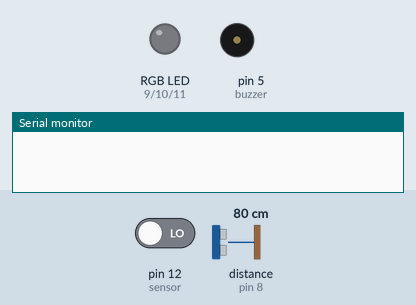
This sketch was run on a simulated Arduino Uno, built with avr-gcc and run on an emulated ATmega328P. Parts: an RGB LED mixed from three pins (HIGH = lit), buzzer (waves = sounding, pin HIGH), the last lines printed to the serial monitor. The inputs (shaded band) are chosen by the test bench; at power-on: pin 12 (sensor) LOW, distance to the obstacle (sensor on pin 8) 80 cm. The echo pulse lasts 58.3 µs per cm; dim RGB values are drawn brighter than linear; pins used as bus, display or sensor lines are not drawn.

Above: at 1.2 s.
1.3 s: pin 12 (sensor) driven HIGH
At 2.2 s:
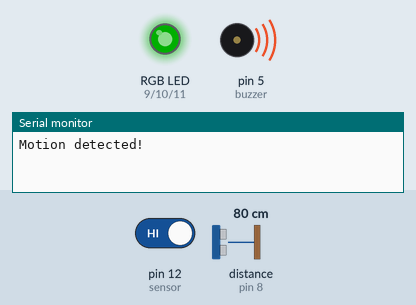
2.8 s: distance to the obstacle (sensor on pin 8) set to 2 cm
At 3.8 s:
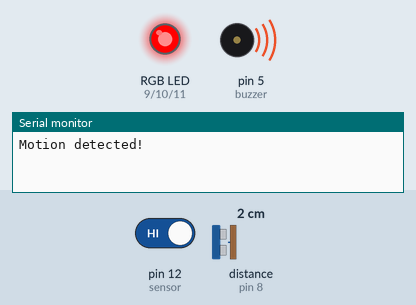
4.3 s: pin 12 (sensor) driven LOW
At 5.8 s:
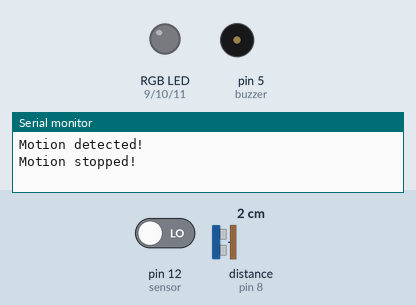
Timing chart, 0 to 7.3 s (numbered marks = the images above; inputs shaded):
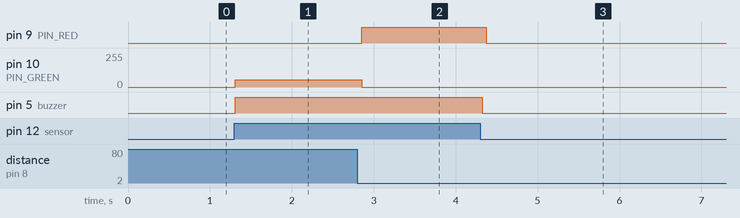

Measured:
- after the input at 1.3 s, pin 10 (PIN_GREEN): 0/255 → 54/255 at once; pin 5 (buzzer): LOW → HIGH at once
- after the input at 2.8 s, pin 9 (PIN_RED): LOW → HIGH after 0.05 s; pin 10 (PIN_GREEN): 54/255 → 0/255 after 0.05 s
- after the input at 4.3 s, pin 9 (PIN_RED): HIGH → LOW after 0.07 s; pin 5 (buzzer): HIGH → LOW at once

The sketch:

final.ino
```cpp
// libraries
#include <IRremote.h> //Library for remote

// constants
#define listsize 3                           //# of elements in the code list
#define maxDistance 100                      // upper range of distances to active LED
#define mid2highDistance maxDistance / 3 * 2 // upper middle range of distances to active LED
#define mid2lowDistance maxDistance / 3      // lower middle range of distances to active LED
#define minDistance 0                        // lower range of distances to active LED

// button codes:
// custom remote command
#define benter 11
#define breset 15
#define bnew 19

// School remote commands
// #define benter 25
// #define breset 13
// #define bnew 21

// pins
const int IR_RECEIVE_PIN = 7;
const int sensor = 12;
const int buzzer = 5;
const int echoPin = 8;
const int trigPin = 6;

// LED pins
const int PIN_RED = 9;
const int PIN_GREEN = 10;
const int PIN_BLUE = 11;

// passcode
int code[] = {12, 13, 14};

// variables
int inputs[listsize]; // list to hold inputed codes
int i = 0;            // variable to store code index
int state = LOW;      // by default, no motion detected
int sensorpower = 1;  // variable to store if sensor should be on or off

void setup()
{
    //  begin processes
    Serial.begin(9600);
    IrReceiver.begin(IR_RECEIVE_PIN);
    // set pinmodes
    pinMode(PIN_RED, OUTPUT);
    pinMode(PIN_GREEN, OUTPUT);
    pinMode(PIN_BLUE, OUTPUT);
    pinMode(buzzer, OUTPUT);
    pinMode(trigPin, OUTPUT);
    pinMode(echoPin, INPUT);
    pinMode(sensor, INPUT);
}

void loop()
{
    sense();  // check if pir is active
    remote(); // check for any remote inputs
}

bool listequal(int list1[listsize], int list2[listsize]) // Function to check if lists are equal
{

    for (int i = 0; i < listsize; i++) // increments until end of list
    {
        // Serial.println(list1[i]);
        // Serial.println(list2[i]);
        if (list1[i] != list2[i]) // Checks if this index is equal
            return false;         // if any of them aren't equal its not equal
    }
    return true; // if the for loop completes then they are equal
}

void sense()
{
    int val = digitalRead(sensor);           // read sensor value
    if ((val == HIGH) && (sensorpower == 1)) // check if the sensor is HIGH and if the alarm system is on
    {
        distanceSense(); // checks distance from the board
        delay(50);       // delay 50 milliseconds

        if (state == LOW) // place things that should only be done once per movement here
        {
            Serial.println("Motion detected!");
            state = HIGH; // update variable state to HIGH
        }
    }
    else
    {
        digitalWrite(buzzer, LOW); // turns buzzer off
        delay(50);                 // delay 50 milliseconds

        if (state == HIGH) // place things that should only be done once per movement here
        {
            setColor(0, 0, 0); // turns led off
            state = LOW;       // update variable state to LOW
            Serial.println("Motion stopped!");
        }
    }
}

void remote()
{
    if (IrReceiver.decode()) // check if the reveiver is working and if there is data in buffer
    {
        if (IrReceiver.decodedIRData.flags != 1) // checks if the pin is repeated (stops multiple inputs from one button press)
        {
            uint32_t command = IrReceiver.decodedIRData.command; // Gets the data from
            switch (command)
            {                                      // Checks what button was pressed
            case breset:                           // sreset
                memset(inputs, 0, sizeof(inputs)); // resets the inputed code
                i = 0;                             // resets incrementer
                break;                             // exits switch case
            case bnew:                             // custom code
                if (sensorpower != 0)              // if the alarm is not off then break
                    break;                         // exits switch case
                for (int i = 0; i < listsize; i++) // increments until end of list
                {
                    code[i] = inputs[i]; // replaces the code list with the number inputed
                }
                memset(inputs, 0, sizeof(inputs)); // resets the inputed code
                break;                             // exits switch case
            case benter:                           // Enter
                if (listequal(inputs, code))       // Checks if inputed code is equal to passcode
                {
                    Serial.println("correct code");
                    sensorpower = 0; // turns off the alarm system
                }
                else
                {
                    Serial.println("wrong code");
                    sensorpower = 1; // turns on the alarm system
                }
                memset(inputs, 0, sizeof(inputs)); // resets the inputed code
                i = 0;                             // resets incrementer
                break;                             // exits switch case
            default:                               // if no other cases activate
                inputs[i] = command;               // sets the list at index i to current button press
                i++;                               // increments the index counter
                break;                             // exits switch case
            }
        }
        IrReceiver.resume(); // gets next button from the IR
    }
}

void distanceSense()
{
    // Clears the trigPin condition
    digitalWrite(trigPin, LOW);
    delayMicroseconds(2);

    // Sets the trigPin HIGH (ACTIVE) for 10 microseconds
    digitalWrite(trigPin, HIGH);
    delayMicroseconds(10);
    digitalWrite(trigPin, LOW);

    // Reads the echoPin, returns the sound wave travel time in microseconds
    int duration = pulseIn(echoPin, HIGH);

    // Calculating the distance
    int distance = duration * 0.034 / 2; // Speed of sound wave divided by 2 (go and back)
    // distance in cm
    if (distance < maxDistance) // is in range of distances to active LED
    {
        digitalWrite(buzzer, HIGH);                                    // turns buzzer on
        if ((distance > minDistance) && (distance <= mid2lowDistance)) // red
        {
            int color = map(distance, minDistance, mid2lowDistance, 255, 0); // map the distance to 0-255(rgb max colors) to get brightness corresponding to distance as well as color
            setColor(255, 0, 0);                                             // sets the color of the LED
            // setColor(color, 0, 0);                                       // sets the color of the LED
            return; // ends this function immediately
        }
        else if ((distance > mid2lowDistance) && (distance <= mid2highDistance)) // blue
        {
            int color = map(distance, mid2lowDistance, mid2highDistance, 255, 0); // map the distance to 0-255(rgb max colors) to get brightness corresponding to distance as well as color
            setColor(0, 0, color);                                                // sets the color of the LED
            return;                                                               // ends this function immediately
        }
        else if (distance > mid2highDistance) // green
        {
            int color = map(distance, minDistance, maxDistance, 255, 0); // map the distance to 0-255(rgb max colors) to get brightness corresponding to distance as well as color
            setColor(0, color, 0);                                       // sets the color of the LED
            return;                                                      // ends this function immediately
        }
    }
    return; // ends this function immediately
}

void setColor(int R, int G, int B) // simple function to set the color of rgbLED given 3 values R,G,B
{
    analogWrite(PIN_RED, R);
    analogWrite(PIN_GREEN, G);
    analogWrite(PIN_BLUE, B);
}
```
